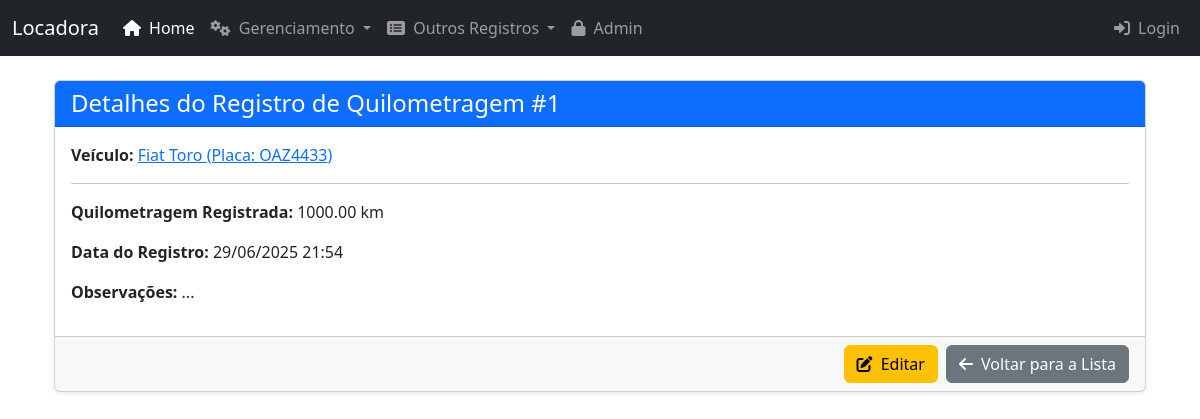
Screenshot of /historico_quilometragem/1/ with the database file from the repository.
### core/models.py (models this page shows, shortened)
class HistoricoQuilometragem(models.Model):
    id_historico_quilometragem = models.AutoField(primary_key=True)
    data_registro = models.DateTimeField(auto_now_add=True)
    quilometragem_registrada = models.DecimalField(max_digits=10, decimal_places=2)
    observacoes = models.TextField(blank=True, null=True)
    veiculo = models.ForeignKey(Veiculo, on_delete=models.CASCADE, related_name='historico_quilometragem')
    class Meta:
        verbose_name = "Histórico de Quilometragem"
        verbose_name_plural = "Históricos de Quilometragem"

class Veiculo(models.Model):
    id_veiculo = models.AutoField(primary_key=True)
    placa = models.CharField(max_length=8, unique=True)
    marca = models.CharField(max_length=45)
    modelo = models.CharField(max_length=45)
    ano = models.IntegerField()
    cor = models.CharField(max_length=30)
    quilometragem = models.DecimalField(max_digits=10, decimal_places=2) # Pode ser IntegerField se for sempre km inteiros
    status_disponibilidade = models.CharField(max_length=20, default='Disponível')
    valor_diario = models.DecimalField(max_digits=10, decimal_places=2)
    tipo_veiculo = models.ForeignKey(TipoVeiculo, on_delete=models.SET_NULL, null=True, related_name='veiculos')
    class Meta:
        verbose_name = "Veículo"
        verbose_name_plural = "Veículos"

### core/views.py (the view)
# urls.py: path('historico_quilometragem/<int:pk>/', views.detalhes_historico_quilometragem, name='detalhes_historico_quilometragem'),
def detalhes_historico_quilometragem(request, pk):
    historico = get_object_or_404(HistoricoQuilometragem, pk=pk)
    return render(request, 'core/detalhes_historico_quilometragem.html', {'historico': historico})

### core/templates/core/detalhes_historico_quilometragem.html (shortened to what this page needs)
{% extends 'base.html' %}
{% block content %}
    <div class="card shadow-sm">
        <div class="card-header bg-primary text-white">
            <h1 class="h4 mb-0">Detalhes do Registro de Quilometragem #{{ historico.id_historico_quilometragem }}</h1>
        </div>
        <div class="card-body">
            <p><strong>Veículo:</strong>
               <a href="{% url 'detalhes_veiculo' pk=historico.veiculo.pk %}">
                   {{ historico.veiculo.marca }} {{ historico.veiculo.modelo }} (Placa: {{ historico.veiculo.placa }})
               </a>
            </p>
            <hr>
            <p><strong>Quilometragem Registrada:</strong> {{ historico.quilometragem_registrada|floatformat:2 }} km</p>
            <p><strong>Data do Registro:</strong> {{ historico.data_registro|date:"d/m/Y H:i" }}</p>
            <p><strong>Observações:</strong> {{ historico.observacoes|default:"Nenhuma" }}</p>
        </div>
        <div class="card-footer d-flex justify-content-end">
            <a href="{% url 'editar_historico_quilometragem' pk=historico.pk %}" class="btn btn-warning me-2">
                <i class="fas fa-edit me-1"></i> Editar
            </a>
            <a href="{% url 'lista_historico_quilometragem' %}" class="btn btn-secondary">
                <i class="fas fa-arrow-left me-1"></i> Voltar para a Lista
            </a>
        </div>
    </div>
{% endblock %}

### rows the page displays
HistoricoQuilometragem: id_historico_quilometragem "1", veiculo.marca "Fiat", veiculo.modelo "Toro", veiculo.placa "OAZ4433", quilometragem_registrada "1000.00", data_registro "29/06/2025 21:54", observacoes "..."
